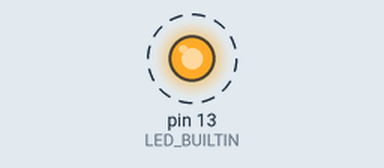
A sketch run on a simulated Arduino Uno, built with avr-gcc and run on an emulated ATmega328P. On the bench: output pins drawn as LEDs (lit = HIGH). Dashed ring = blinking.

Above: at 0.5 s.
Timing chart, 0 to 4.6 s (numbered marks = the images above):
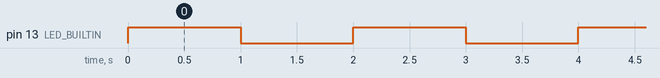

The sketch:

BLINK.ino
```cpp
void setup() {
  // put your setup code here, to run once:
  pinMode(LED_BUILTIN, OUTPUT);

}

void loop() {
  // put your main code here, to run repeatedly:
  myBlinkFunction();

}
 void myBlinkFunction(){
  digitalWrite(LED_BUILTIN, HIGH);
  delay(1000);
  digitalWrite(LED_BUILTIN, LOW);
  delay(1000);
 }
```

Measured:
- by itself, pin 13 (LED_BUILTIN): alternates HIGH for 1.0 s and LOW for 1.0 s
